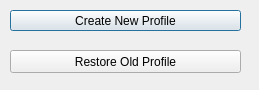
<?xml version="1.0" encoding="UTF-8"?>
<ui version="4.0">
 <class>Dialog_Profile_Create_Selection</class>
 <widget class="QDialog" name="Dialog_Profile_Create_Selection">
  <property name="geometry">
   <rect>
    <x>0</x>
    <y>0</y>
    <width>259</width>
    <height>90</height>
   </rect>
  </property>
  <property name="windowTitle">
   <string>Dialogue</string>
  </property>
  <widget class="QPushButton" name="pushButton_create_new_profile">
   <property name="geometry">
    <rect>
     <x>10</x>
     <y>10</y>
     <width>231</width>
     <height>21</height>
    </rect>
   </property>
   <property name="text">
    <string>Create New Profile</string>
   </property>
  </widget>
  <widget class="QPushButton" name="pushButton_restore_exisitin_profile">
   <property name="geometry">
    <rect>
     <x>10</x>
     <y>50</y>
     <width>231</width>
     <height>23</height>
    </rect>
   </property>
   <property name="text">
    <string>Restore Old Profile</string>
   </property>
  </widget>
 </widget>
 <resources/>
 <connections/>
</ui>
